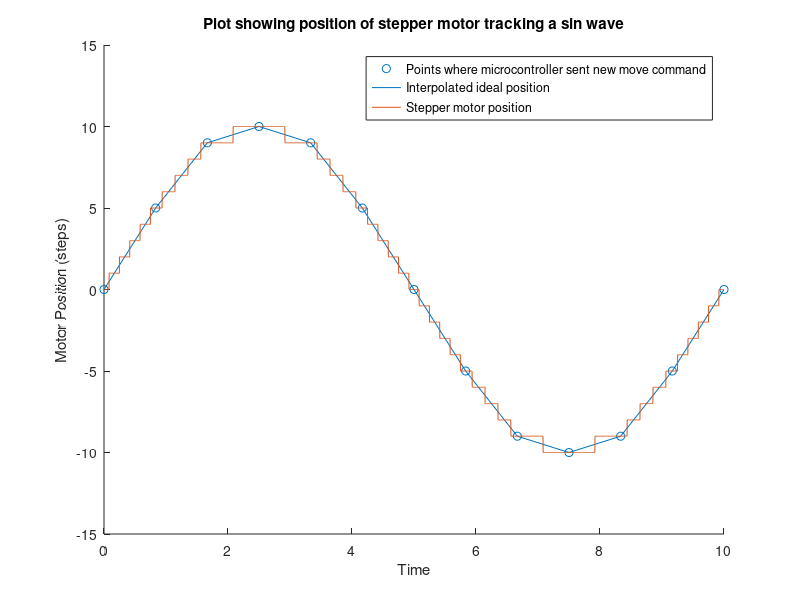
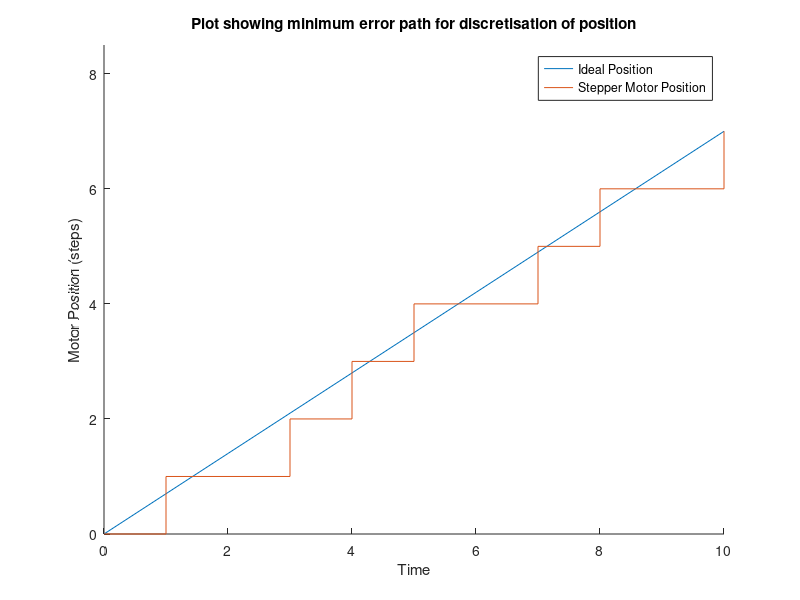
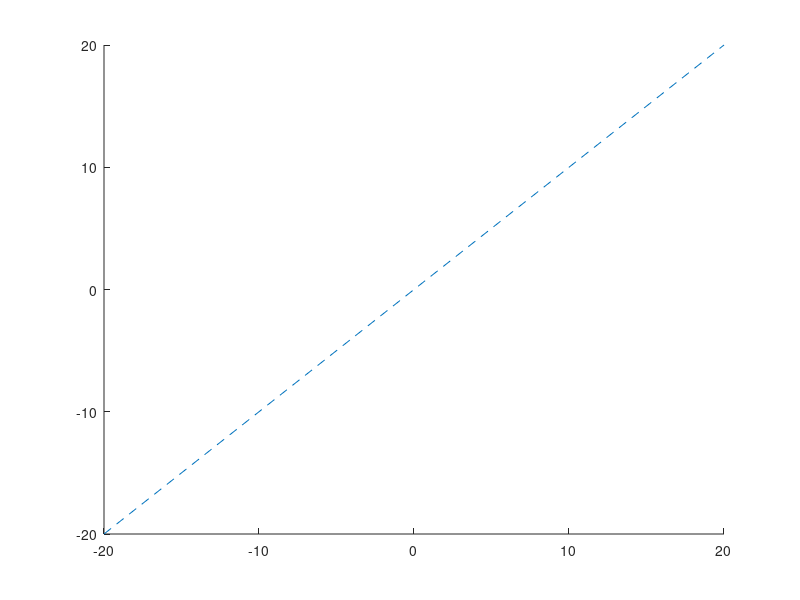

Write MATLAB code to recreate these figures, in order. (Note: this script raises an error after producing the figures.)
% Graph Generating Code
% Author: Liam Clark
% 21 October, 2018

%% Interpolated stepper positions
x = 0:30:360;
y = round(10*sind(x));
xi = 0:0.1:360;
yi = round(interp1(x,y,xi));
figure;
hold on
scatter(x/36,y);
plot(x/36,y);
plot(xi/36,yi);
hold off
xlabel('Time');
ylabel('Motor Position (steps)');
legend('Points where microcontroller sent new move command', 'Interpolated ideal position', 'Stepper motor position');
title('Plot showing position of stepper motor tracking a sin wave')
xlim([0 10]);
ylim([-15 15]);
hold off;

%% Stepper movement
x = 0:10;
y = (0:10)*7/10;
y_step = round(y);
figure;
hold on;
plot(x,y);
stairs(x,y_step);
hold off;
xlabel('Time');
ylabel('Motor Position (steps)');
legend('Ideal Position', 'Stepper Motor Position');
xlim([0 10]);
ylim([0 8.5]);
title('Plot showing minimum error path for discretisation of position');
hold off;

%% Pitch Tests
load('Tests');
figure;
hold on;
plot([-20 20], [-20 20],'--');
scatter(pitchunloaded.inputpitchunloaded, pitchunloaded.outputpitchunloaded,'o');
scatter(pitchloaded.inputpitchloaded, pitchloaded.outputpitchloaded,'*');
title('Plot showing input vs output for pitch test');
xlabel('Input Pitch (degrees)');
ylabel('Output Pitch (degrees)');
legend('Ideal response', 'Response (no load)', 'Response (with load)');
hold off;

%% Roll Tests
load('Tests');
figure;
hold on;
plot([-30 30], [-30 30],'--');
scatter(rollunloaded.inputrollunloaded, rollunloaded.outputrollunloaded,'o');
scatter(rollloaded.inputrollloaded, rollloaded.outputrollloaded,'*');
title('Plot showing input vs output for roll test');
xlabel('Input Roll (degrees)');
ylabel('Output Roll (degrees)');
legend('Ideal response', 'Response (no load)', 'Response (with load)');
hold off;

%% Yaw Tests
load('Tests');
figure;
hold on;
plot([-30 30], [-30 30],'--');
scatter(yawunloaded.inputyawunloaded, yawunloaded.outputyawunloaded,'o');
scatter(yawloaded.inputyawloaded, yawloaded.outputyawloaded,'*');
title('Plot showing input vs output for yaw test');
xlabel('Input Yaw (degrees)');
ylabel('Output Yaw (degrees)');
legend('Ideal response', 'Response (no load)', 'Response (with load)');
hold off;

%% XY Tests
load('Tests');
figure;
hold on;
scatter(xyunloaded.inputxunloaded, xyunloaded.inputyunloaded,'o');
scatter(xyunloaded.outputxunloaded, xyunloaded.outputyunloaded,'*');
scatter(xyloaded.outputxloaded, xyloaded.outputyloaded,'+');
title('Plot showing input vs output for XY test');
xlabel('X (mm)');
ylabel('Y (mm)');
legend('Ideal response', 'Response (no load)', 'Response (with load)');
hold off;

%% Z Tests
load('Tests');
figure;
hold on;
plot([120 200], [120 200],'--');
scatter(zunloaded.inputzunloaded, zunloaded.outputzunloaded,'o');
scatter(zloaded.inputzloaded, zloaded.outputzloaded,'*');
title('Plot showing input vs output for Z test');
xlabel('Input Z (mm)');
ylabel('Output Z (mm)');
legend('Ideal response', 'Response (no load)', 'Response (with load)');
hold off;

%% Workspace XYZ Dual
stewie = StewartPlatform(152, 18.92, 103, 28.07, 73, 165);
x_valid = zeros(536264,1);
y_valid = zeros(536264,1);
z_valid = zeros(536264,1);
cnt=0;
for x = -200:2:200
    for y = -200:2:200
        for z = -250:5:250
            if stewie.set_position(0,0,0,x,y,z) == 1
                cnt = cnt+1;
                x_valid(cnt,1) = x;
                y_valid(cnt,1) = y;
                z_valid(cnt,1) = z;
                
            end
        end
    end
end
figure;
hold on;
k = boundary(x_valid(1:cnt,1),y_valid(1:cnt,1),z_valid(1:cnt,1),0.8);
trisurf(k,x_valid(1:cnt,1),y_valid(1:cnt,1),z_valid(1:cnt,1), 'Facecolor','cyan','Edgealpha',0.5,'Edgecolor',[0.3 0.7 0.7],'FaceAlpha',0.8);
axis equal;
xlabel('X (mm)');
ylabel('Y (mm)');
zlabel('Z (mm)');
title('Theoretical workspace of the fixed rotary actuated Stewart platform');
xlim([-200 200]);
ylim([-200 200]);
zlim([-250 250]);
hold off;

%% Workspace XYZ Upper
stewie = StewartPlatform(152, 18.92, 103, 28.07, 73, 165);
x_valid = zeros(268132,1);
y_valid = zeros(268132,1);
z_valid = zeros(268132,1);
cnt=0;
for x = -200:2:200
    for y = -200:2:200
        for z = -0:5:250
            if stewie.set_position(0,0,0,x,y,z) == 1
                cnt = cnt+1;
                x_valid(cnt,1) = x;
                y_valid(cnt,1) = y;
                z_valid(cnt,1) = z;
            end
        end
    end
end
figure;
hold on;
k = boundary(x_valid(1:cnt,1),y_valid(1:cnt,1),z_valid(1:cnt,1),0.8);
trisurf(k,x_valid(1:cnt,1),y_valid(1:cnt,1),z_valid(1:cnt,1), 'Facecolor','cyan','Edgealpha',0.5,'Edgecolor',[0.3 0.7 0.7],'FaceAlpha',0.8);
axis equal;
xlabel('X (mm)');
ylabel('Y (mm)');
zlabel('Z (mm)');
title('Theoretical upper workspace of the fixed rotary actuated Stewart platform');
xlim([-200 200]);
ylim([-200 200]);
zlim([0 250]);
hold off;

%% Workspace Roll Pitch Yaw 
stewie = StewartPlatform(152, 18.92, 103, 28.07, 73, 165);
roll_valid = zeros(100000,1);
pitch_valid = zeros(100000,1);
yaw_valid = zeros(100000,1);
cnt=0;
for roll = -90:1:90
    for pitch = -60:1:90
        for yaw = -90:1:90
            if stewie.set_position(roll,pitch,yaw,0,0,138)
                cnt = cnt+1;
                roll_valid(cnt,1) = roll;
                pitch_valid(cnt,1) = pitch;
                yaw_valid(cnt,1) = yaw;
                
            end
        end
    end
end
figure;
hold on;
k = boundary(roll_valid(1:cnt,1),pitch_valid(1:cnt,1),yaw_valid(1:cnt,1),0.8);
trisurf(k,roll_valid(1:cnt,1),pitch_valid(1:cnt,1),yaw_valid(1:cnt,1), 'Facecolor','cyan','Edgealpha',0.5,'Edgecolor',[0.3 0.7 0.7],'FaceAlpha',0.8);
axis equal;
xlabel('Roll (deg)');
ylabel('Pitch (deg)');
zlabel('Yaw (deg)');
title('Theoretical workspace of the fixed rotary actuated Stewart platform');
xlim([-90 90]);
ylim([-90 90]);
zlim([-90 90]);
hold off;